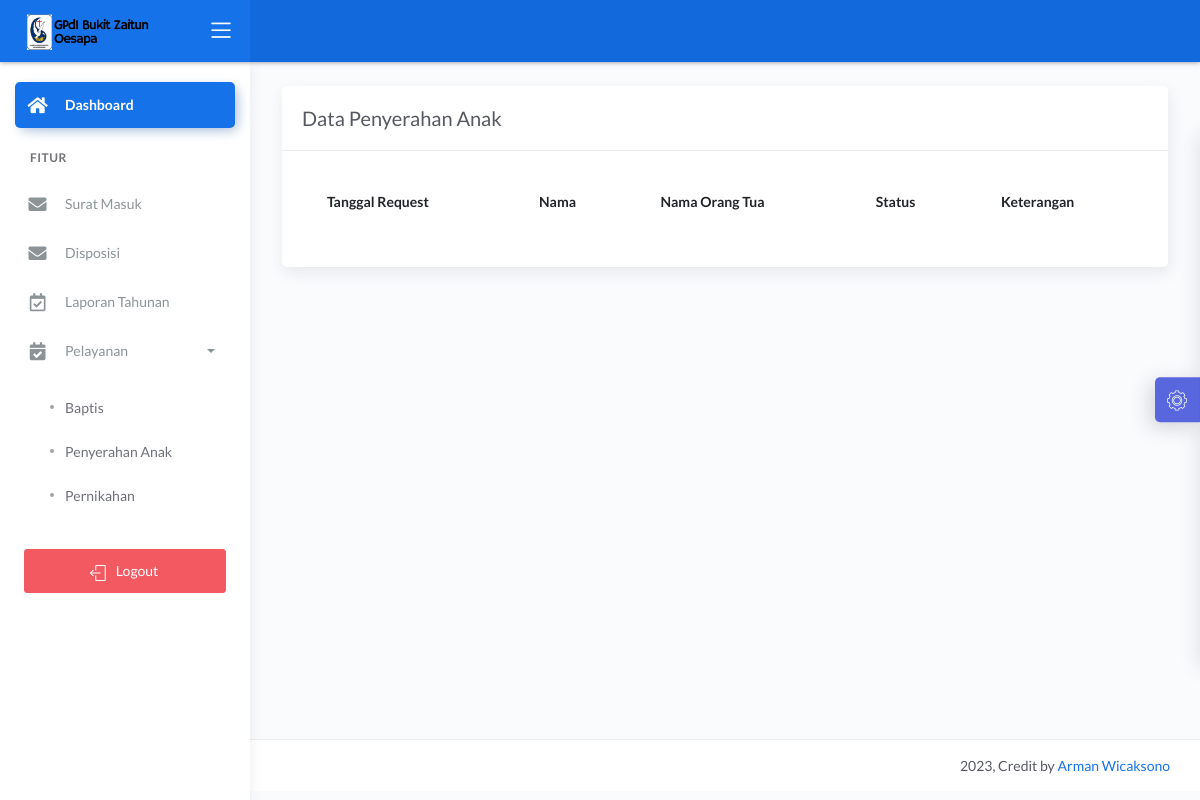
The page /dashboard/main2.php?halaman=tampil_penyerahan (signed in) on the database as committed earlier.
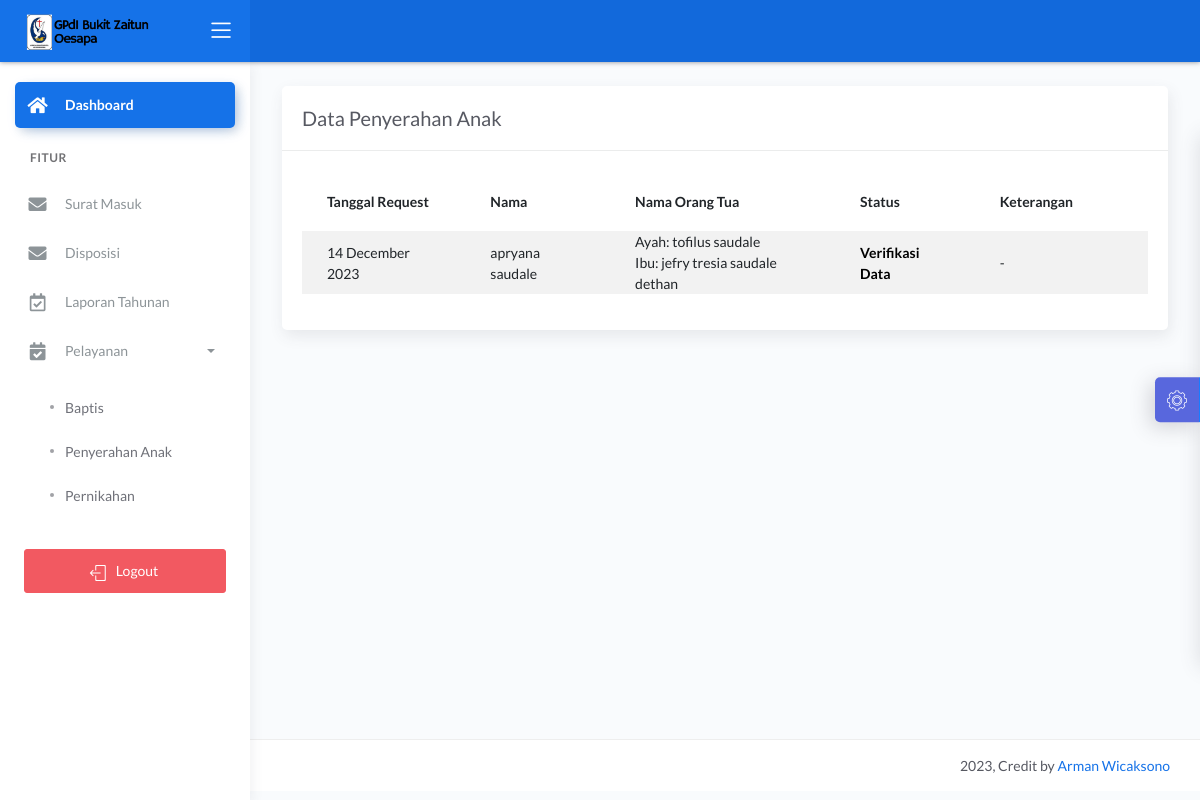
The same page on the database as committed later.
### tables this page shows
CREATE TABLE `penyerahan` (
  `id_penyerahan` int(5) NOT NULL,
  `no_surat` varchar(35) DEFAULT NULL,
  `tanggal_request` date NOT NULL,
  `nik` varchar(16) NOT NULL,
  `nama_ayah` varchar(50) NOT NULL,
  `nama_ibu` varchar(50) NOT NULL,
  `tanggal_penyerahan` date DEFAULT NULL,
  `nama_pendeta` varchar(50) DEFAULT NULL,
  `file_kartu_keluarga` varchar(50) DEFAULT NULL,
  `file_akta_kelahiran` varchar(50) DEFAULT NULL,
  `status` varchar(15) DEFAULT NULL,
  `keterangan` text
);

CREATE TABLE `jemaat` (
  `id_jemaat` int(11) NOT NULL,
  `tanggal_pendaftaran` date DEFAULT NULL,
  `nik` varchar(16) DEFAULT NULL,
  `nama` varchar(50) NOT NULL,
  `tempat_lahir` varchar(20) NOT NULL,
  `tanggal_lahir` date NOT NULL,
  `no_hp` varchar(12) NOT NULL,
  `jenis_kelamin` enum('Laki-laki','Perempuan') NOT NULL,
  `alamat` text NOT NULL,
  `status_j` int(11) NOT NULL,
  `ket` varchar(10) NOT NULL,
  `username` varchar(20) NOT NULL,
  `password` varchar(20) NOT NULL,
  `baptis` int(11) NOT NULL,
  `penyerahan` int(11) NOT NULL,
  `pernikahan` int(11) NOT NULL
);

### dashboard/tampil_penyerahan.php (the view, shortened to what this page needs)
<?php include '../konek.php';
$hak_akses = $_SESSION['hak_akses'];
?>
<link href="css/sweetalert.css" rel="stylesheet" type="text/css">
<div class="page-inner">
	<div class="row">
		<div class="col-md-12">
			<div class="card">
				<div class="card-header">
					<div class="d-flex align-items-center">
						<h4 class="card-title">Data Penyerahan Anak</h4>
					</div>
				</div>
				<div class="card-body">
					<div class="table-responsive">
						<table id="add1" class="display table table-striped table-hover">
							<thead>
								<tr>
									<th>Tanggal Request</th>
									<th>Nama</th>
									<th>Nama Orang Tua</th>
									<th>Status</th>
									<th>Keterangan</th>
								</tr>
							</thead>
							<tbody>
								<?php
								if ($hak_akses == "Pemohon") {
									$cek1 = "SELECT * FROM jemaat where id_jemaat = '$nik_pemohon'";
									$query1 = mysqli_fetch_array(mysqli_query($konek, $cek1));
									$nama_a = $query1['nama'];
									if ($jekel == "Laki-laki") {
										$sql = "SELECT * FROM penyerahan b natural join jemaat j where b.nik = j.nik and b.nama_ayah = '$nama_a'";
									}elseif ($jekel == "Perempuan"){
									$sql = "SELECT * FROM penyerahan b natural join jemaat j where b.nik = j.nik and b.nama_ibu = '$nama_a'";
									}
								}else {
									$sql = "SELECT * FROM penyerahan b natural join jemaat j where b.nik= j.nik ORDER BY b.tanggal_request DESC";
								}
								$query = mysqli_query($konek, $sql);
								while ($data = mysqli_fetch_array($query, MYSQLI_BOTH)) {
                                    $tgl = $data['tanggal_request'];
									$format = date('d F Y', strtotime($tgl));
									$nama = $data['nama'];
									$nama_ayah = $data['nama_ayah'];
									$nama_ibu = $data['nama_ibu'];
									$status = $data['status'];
									if (isset($data['tanggal_penyerahan'])) {
										$tanggal_penyerahan = $data['tanggal_penyerahan'];
										$format2 = date('d F Y', strtotime($tanggal_penyerahan));
									}else {
										$format2 = "-";
									}
									if (isset($data['nama_pendeta'])) {
										$nama_pendeta = $data['nama_pendeta'];
									}else {
										$nama_pendeta = "-";
									}
									if (isset($data['keterangan'])) {
										$keterangan = $data['keterangan'];
									}else {
										$keterangan = "-";
									}
									if ($status == "3") {
										$status = "<b style='color:red'>Ditolak</b>";
									} elseif ($status == "2") {
										$status = "<b style='color:blue'>Selesai</b>";
									}elseif ($status == "1") {
										$status = "<b style='color:black'>Diproses</b>";
									}elseif ($status == "0") {
										$status = "<b style='color:black'>Verifikasi Data</b>";
									}
								?>
									<tr>
										<td><?php echo $format; ?></td>
										<td><?php echo $nama; ?></td>
										<td><?php echo "Ayah: ".$nama_ayah ."<br>Ibu: ". $nama_ibu; ?></td>
										<td><?php if ($status == "<b style='color:black'>Diproses</b>") {
											echo $status."<br>Tgl Penyerahan:".$format2 ."<br> Pendeta:". $nama_pendeta;
										} else {echo $status; } ?></td>
										<td><?php echo $keterangan; ?></td>
										<td>
										</td>
									</tr>
								<?php
								}
								?>
							</tbody>
						</table>
					</div>
				</div>
			</div>
		</div>
	</div>
</div>

Rows that differ between the two databases and show on the page:
added penyerahan: tanggal_request "14 December 2023", jemaat.nama "apryana saudale", nama_ayah "tofilus saudale", nama_ibu "jefry tresia saudale dethan", status "Verifikasi Data", keterangan "-"
